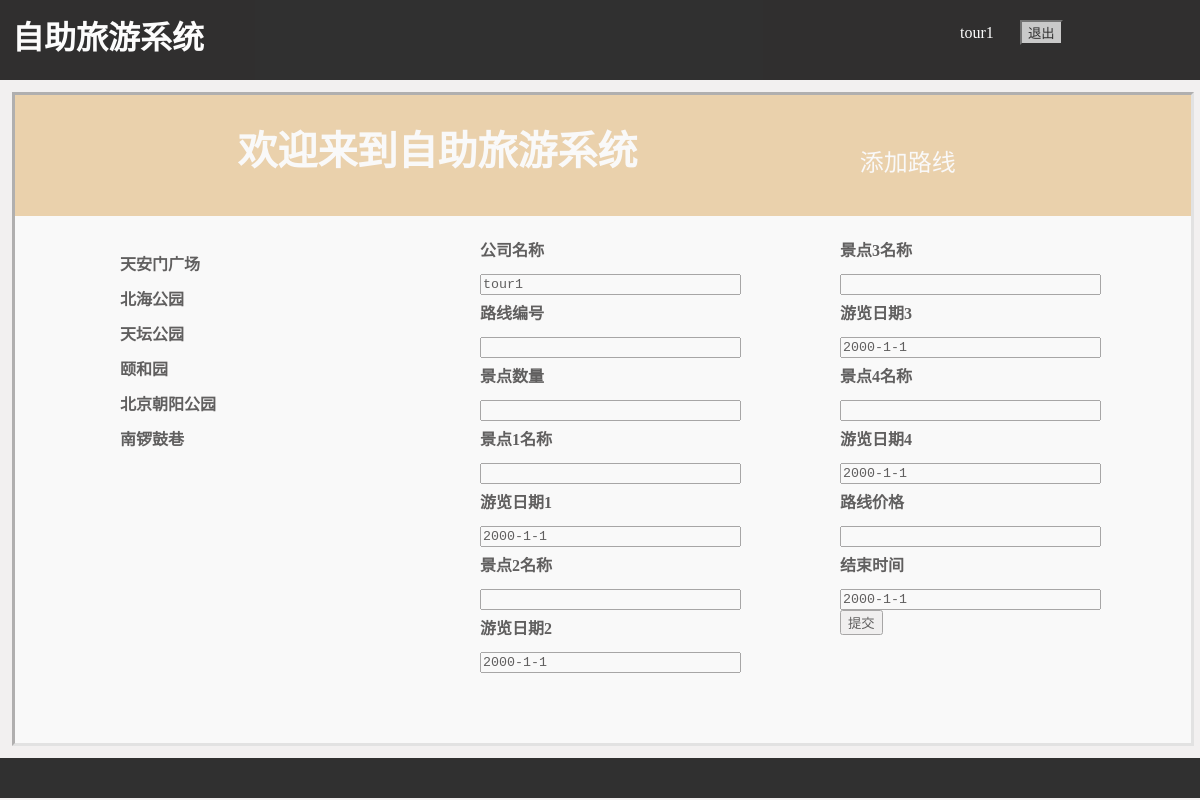
/addroute (signed in), run on the app's committed database.
### model/models.py (models this page shows, shortened)
class UserInfo(AbstractUser):
    is_tourist = models.BooleanField(default=False)
    is_company = models.BooleanField(default=False)
    is_adminis = models.BooleanField(default=False)
    realname = models.CharField(max_length=50, null=True)
    tel = models.CharField(max_length=11, null=True)
    class Meta(AbstractUser.Meta):
        pass

class ViewSpot(models.Model):
    name = models.CharField(max_length=100)
    address = models.CharField(max_length=100)
    intro = models.CharField(max_length=500)
    time = models.CharField(max_length=100)
    price = models.FloatField(default=0.0)

### model/views.py (the view)
# urls.py: url(r'^addroute$', views.addroute),
def addroute(request):
    viewspot_list = ViewSpot.objects.all()
    return render(request, 'addroute.html', {'viewspot_list': viewspot_list})

### templates/addroute.html (shortened to what this page needs)
<!DOCTYPE html>
<html>
	<head>
		{% load staticfiles %}
		<link rel="stylesheet" href="{% static 'css/addroute.css' %}" type="text/css" />
	</head>
	<body>
		<div class = "topmoudle">
			<h1 class=p1>自助旅游系统</h1>
			{% if user.is_authenticated %}
			<form action="/logout" method="get">
				<p class=username>{{ user.username }}</p>
				<button class=p3 type="submit" style="background-color: #C0C0C0; color: #000000;">退出</button>
			</form>
			{% endif %}
		</div>
		<div class = "middlemoudle">
			<div class="rectangle1">
				欢迎来到自助旅游系统
				<p class=p6>添加路线</p>
			</div>
			<div class="rectangle2">
				<form action="/addroute/result" method="post">
					<div style="position:absolute; left: 10%;">
						{% for viewspot in viewspot_list %}
							<p style="margin-top:30px;">{{ viewspot.name }}</p>
						{% endfor %}
					</div>
					<div style="position:absolute; left: 40%;">
						<p>公司名称</p><br>
						<textarea rows="1" cols="30" name="company_name" style="resize:none" readonly>{{ user.username }}</textarea><br>
						<p>路线编号</p><br>
						<textarea rows="1" cols="30" name="route_num" style="resize:none"></textarea><br>
						<p>景点数量</p><br>
						<textarea rows="1" cols="30" name="stand_num" style="resize:none"></textarea><br>
						<p>景点1名称</p><br>
						<textarea rows="1" cols="30" name="stand_1_name" style="resize:none"></textarea><br>
						<p>游览日期1</p><br>
						<textarea rows="1" cols="30" name="date_1" style="resize:none">2000-1-1</textarea><br>
						<p>景点2名称</p><br>
						<textarea rows="1" cols="30" name="stand_2_name" style="resize:none"></textarea><br>
						<p>游览日期2</p><br>
						<textarea rows="1" cols="30" name="date_2" style="resize:none">2000-1-1</textarea><br>
					</div>
					<div style="position:absolute; left: 70%;">
						<p>景点3名称</p><br>
						<textarea rows="1" cols="30" name="stand_3_name" style="resize:none"></textarea><br>
						<p>游览日期3</p><br>
						<textarea rows="1" cols="30" name="date_3" style="resize:none">2000-1-1</textarea><br>
						<p>景点4名称</p><br>
						<textarea rows="1" cols="30" name="stand_4_name" style="resize:none"></textarea><br>
						<p>游览日期4</p><br>
        					<textarea rows="1" cols="30" name="date_4" style="resize:none">2000-1-1</textarea><br>
						<p>路线价格</p><br>
        					<textarea rows="1" cols="30" name="price" style="resize:none"></textarea><br>
						<p>结束时间</p><br>
        					<textarea rows="1" cols="30" name="end" style="resize:none">2000-1-1</textarea><br>
						<input type="submit" value="提交">
					</div>
				</form>
			</div>
		</div>
		<div class = "buttommoudle"> </div>
	</body>
</html>

### static/css/addroute.css (style rules this page uses)
html { height:100%; }
body { margin: 0; height: 100%; background-color:#F2F0F0; }
.topmoudle { margin:0; width:100%; height:10%; background-color: black; opacity:0.8; }
.middlemoudle { margin: 1% 1% 1% 1%; padding:0; height:81%; width:98%; background-color: #fff; border-style:inset; border-color:#D9D9D9; opacity:0.6; }
.buttommoudle { margin-up:85%; height:5%; width:100%; background-color: black; opacity:0.8; }
.p1 { margin:0; padding-top:1%; padding-left:1%; color:#fff; font-weight:700; }
.p3 { position:absolute; left: 85%; top: 2.5%; font-weight:300; color:#fff; }
.rectangle1 { margin:0; padding-top:2%; background-color:#E0AD61; opacity:0.8; height: 15%; width: 100%; font-size:250%; font-weight:700; color:white; text-align: center; }
.rectangle2 { margin-top:1%; margin-left:5%; font-weight:700; color:#000000; line-height:5px; }
.p6 { font-size:60%; font-weight:300; float:right; margin-right:20%; }
.username { position:absolute; left: 80%; top: 1%; font-weight:300; color:#fff; }

### data on the page
UserInfo: username "tour1", company_name "tour1"
ViewSpot: name "天安门广场"
ViewSpot: name "北海公园"
ViewSpot: name "天坛公园"
ViewSpot: name "颐和园"
ViewSpot: name "北京朝阳公园"
ViewSpot: name "南锣鼓巷"
